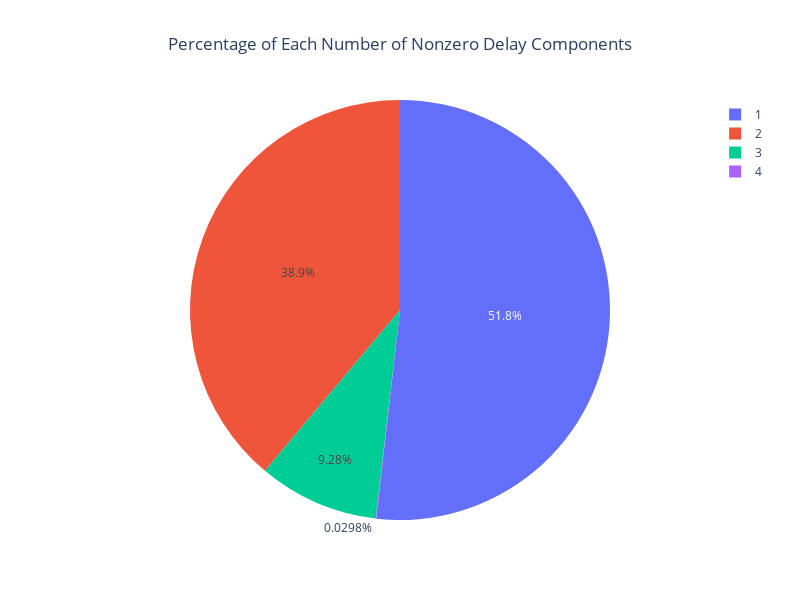

Write notebook code for a chart like this one.
### Code cell
nonzero_counts = (Y_df > 0).sum(axis=1)

# Calculate the percentage of each count
percentage_counts = (nonzero_counts.value_counts(normalize=True) * 100).sort_index().reset_index()
percentage_counts.columns = ['Number of Nonzero Delay Components', 'Percentage']

fig = px.pie(percentage_counts, values='Percentage', names='Number of Nonzero Delay Components',
             title='Percentage of Each Number of Nonzero Delay Components')
fig.update_layout(title_x=0.5, width=800, height=600)
fig.show()

### Figure 1 — Plotly figure (JSON) as saved in the notebook; plotly's stock layout.template omitted (floating-point values rounded to 4 significant figures)
{"data": [{"domain": {"x": [0, 1], "y": [0, 1]}, "hovertemplate": "Number of Nonzero Delay Components=%{label}<br>Percentage=%{value}<extra></extra>", "labels": [1, 2, 3, 4], "legendgroup": "", "name": "", "showlegend": true, "type": "pie", "values": [51.81, 38.88, 9.281, 0.02981]}], "layout": {"height": 600, "legend": {"tracegroupgap": 0}, "title": {"text": "Percentage of Each Number of Nonzero Delay Components", "x": 0.5}, "width": 800}}
